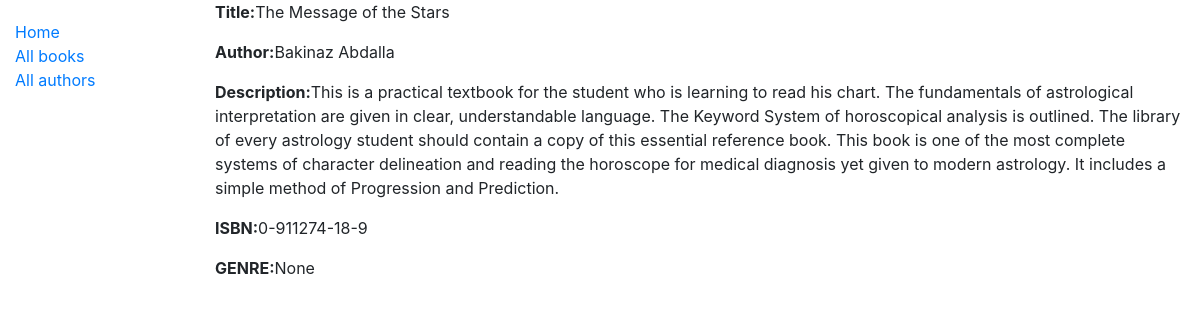
Page /book/3 on the committed database.
### catalog/models.py (models this page shows, shortened)
class Book(models.Model):
	title = models.CharField(max_length=200, help_text='enter the title of book')
	author = models.ForeignKey(Author, on_delete=models.SET_NULL, null=True)
	summary = models.TextField(max_length=1000, help_text='Enter the brief description of the book')
	isbn = models.CharField(max_length=13, help_text='Enter 13 digit <a href="https://www.isbn-international.org/content/what-isbn">ISBN number</a>')
	genre = models.ManyToManyField(Genre, help_text='Select a Genre for this book')
	language = models.ForeignKey(Language, on_delete=models.SET_NULL, null=True)
	def display_genre(self):
		"""Create a string for the Genre. This is required to display genre in Admin."""
		return ', '.join(genre.name for genre in self.genre.all()[:3])
	display_genre.short_description = 'Genre'

class Author(models.Model):
	first_name = models.CharField(max_length=100)
	last_name = models.CharField(max_length=100)
	date_of_birth = models.DateField(null=True, blank=True)
	date_of_death = models.DateField(null=True, blank=True)
	class Meta:
		ordering = ['last_name', 'first_name']
	def __str__(self):
		return '%s %s' % (self.last_name, self.first_name)

### catalog/views.py (the view)
# urls.py: path('book/<int:pk>',views.BookDetailView.as_view(), name='book-detail'),
class BookDetailView(DetailView):
	print('check detail')
	model = Book
	context_object_name ='bookdetail'
	queryset = Book.objects.all()
	template_name = 'book_detail.html'  # Specify your own template name/location

### catalog/templates/book_detail.html (shortened to what this page needs)
{% extends "base.html" %}
{% block content %}
{% if bookdetail %}
<p><strong>Title:</strong>{{bookdetail.title}}</p>
<p><strong>Author:</strong>{{bookdetail.author}}</p>
<p><strong>Description:</strong>{{bookdetail.summary}}</p>
<p><strong>ISBN:</strong>{{bookdetail.isbn}}</p>
<p><strong>GENRE:</strong>{{bookdetail.genre.name}}</p>
{% endif %}
{% endblock %}

### rows in the picture
Book: title "The Message of the Stars", author "Bakinaz Abdalla", summary "This is a practical textbook for the student who is learning to read his chart. The fundamentals of astrological interpretation are given in clear, understandable language. The Keyword System of horoscopical analysis is outlined. The library of every astrology student should contain a copy of this essential reference book. This book is one of the most complete systems of character delineation and reading the horoscope for medical diagnosis yet given to modern astrology. It includes a simple method of Progression and Prediction.", isbn "0-911274-18-9", genre.name "None"
